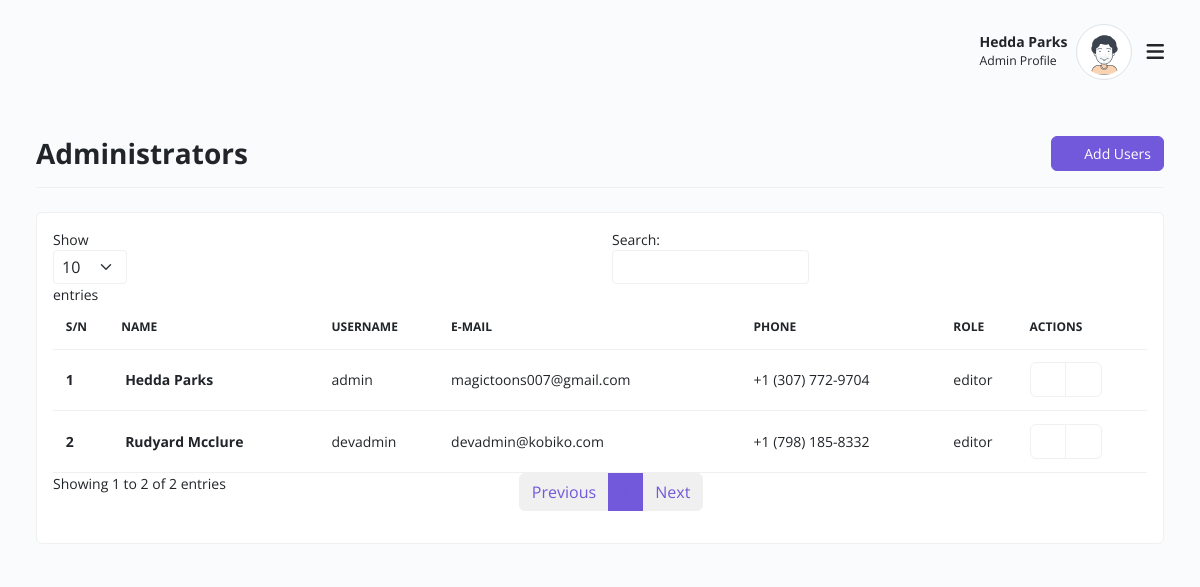
Screenshot of /users (signed in) with the database file from the repository.
### app/models.py (models this page shows, shortened)
class User(db.Model, UserMixin):
    id = db.Column(db.Integer, primary_key=True)
    username= db.Column(db.String(30), unique=True, nullable=False)
    email= db.Column(db.String(130), unique=True, nullable=False)
    phone= db.Column(db.String(15))
    firstname = db.Column(db.String(50), nullable=False)
    lastname = db.Column(db.String(50), nullable=False)
    password = db.Column(db.String(60), nullable=False)
    type = db.Column(db.String(12), nullable=True, default='editor')
    posts = db.relationship('Product', backref='author', lazy=True)

### app/admin/routes.py (the view)
@admin.route('/users')
def users():
    users = User.query.all()
    if not users:
        flash(message='No user found', category="danger")
        return redirect(url_for('admin.home'))
    return render_template('admin/users.html', title="Users", users=users)

### app/models.py (called while the page is built)
@loginManager.user_loader
def load_user(user_id):
    return User.query.get(user_id)

### app/templates/admin/users.html (shortened to what this page needs)
{% extends "layout.html" %}
{% block content %}
    <div class="container-xxl">
        <div class="row align-items-center">
            <div class="border-0 mb-4">
                <div class="card-header py-3 no-bg bg-transparent d-flex align-items-center px-0 justify-content-between border-bottom flex-wrap">
                    <h3 class="fw-bold mb-0">Administrators</h3>
                    <div class="col-auto d-flex w-sm-100">
                        <a href="{{ url_for('admin.add_user') }}" class="btn btn-primary w-sm-100"><i class="icofont-plus-circle me-2 fs-6"></i>Add Users</a>
                    </div>
                </div>
            </div>
        </div>
        <div class="row clearfix g-3">
            <div class="col-sm-12">
                <div class="card mb-3">
                    <div class="card-body">
                        <table id="myProjectTable" class="table table-hover align-middle mb-0" style="width:100%">
                            <thead>
                                <tr>
                                    <th>S/N</th>
                                    <th>Name</th>
                                    <th>Username</th>
                                    <th>E-Mail</th>
                                    <th>Phone</th>
                                    <th>Role</th>
                                    <th>Actions</th>
                                </tr>
                            </thead>
                            <tbody>
                                {% for user in users %}
                                    <tr>
                                        <td><strong>{{ user.id }}</strong></td>
                                        <td>
                                                <a href="customer-detail.html">
                                                    <span class="fw-bold ms-1">{{ user.firstname }} {{ user.lastname }}</span>
                                                </a>
                                        </td>
                                        <td>{{ user.username }}</td>
                                        <td>{{ user.email }}</td>
                                        <td>{{ user.phone if user.phone else "N/A" }}</td>
                                        <td>{{ user.type }}</td>
                                        <td>
                                            <div class="btn-group" role="group" aria-label="Basic outlined example">
                                                <a href="{{ url_for('admin.edit_user', user_id=user.id) }}" class="btn btn-outline-secondary"><i class="icofont-edit text-success"></i></a>
                                                <a href="{{ url_for('admin.delete_user', user_id=user.id) }}" class="btn btn-outline-secondary deleterow"><i class="icofont-ui-delete text-danger"></i></a>
                                            </div>
                                        </td>
                                    </tr>
                                {% endfor %}
                            </tbody>
                        </table>
                    </div>
                </div>
            </div>
        </div>
    </div>
{% endblock content %}

### app/templates/layout.html (shortened to what this page needs)
<!doctype html>
<html class="no-js" lang="en" dir="ltr">
<head>
    <link rel="stylesheet" href="{{ url_for('static', filename='css/ebazar.style.min.css') }}">
</head>
<body>
    <div id="ebazar-layout" class="theme-blue">
        <div class="main px-lg-4 px-md-4">
            <div class="header">
                <nav class="navbar py-4">
                    <div class="container-xxl">
                        <div class="h-right d-flex align-items-center mr-5 mr-lg-0 order-1">
                            <div class="dropdown notifications">
                                <a class="nav-link dropdown-toggle pulse" href="#" role="button"
                                    data-bs-toggle="dropdown">
                                    <i class="icofont-home fs-5"></i>
                                </a>
                            </div>
                            <div class="dropdown user-profile ml-2 ml-sm-3 d-flex align-items-center zindex-popover">
                                <div class="u-info me-2">
                                    <p class="mb-0 text-end line-height-sm "><span
                                            class="font-weight-bold">{{ current_user.firstname }}
                                            {{ current_user.lastname }}</span></p>
                                    <small>Admin Profile</small>
                                </div>
                                <a class="nav-link dropdown-toggle pulse p-0" href="#" role="button"
                                    data-bs-toggle="dropdown" data-bs-display="static">
                                    <img class="avatar lg rounded-circle img-thumbnail"
                                        src="{{ url_for('static', filename='images/profile_av.svg') }}" alt="profile">
                                </a>
                            </div>
                        </div>
                        <button class="navbar-toggler p-0 border-0 menu-toggle order-3" type="button"
                            data-bs-toggle="collapse" data-bs-target="#mainHeader">
                            <span class="fa fa-bars"></span>
                        </button>
                    </div>
                </nav>
            </div>
            <div class="body d-flex py-3">
                {% block content %}
                {% endblock content %}
            </div>
        </div>
    </div>
</body>
</html>

### rows the page displays
User: firstname "Hedda", lastname "Parks", id "1", username "admin", email "magictoons007@gmail.com", phone "+1 (307) 772-9704", type "editor"
User: id "2", firstname "Rudyard", lastname "Mcclure", username "devadmin", email "devadmin@kobiko.com", phone "+1 (798) 185-8332", type "editor"
